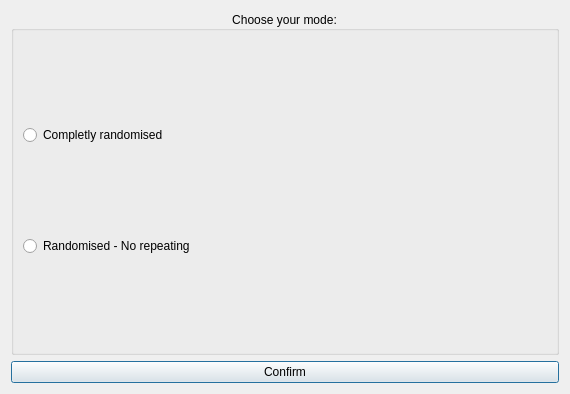
<?xml version="1.0" encoding="UTF-8"?>
<ui version="4.0">
 <class>mode_chooser</class>
 <widget class="QDialog" name="mode_chooser">
  <property name="geometry">
   <rect>
    <x>0</x>
    <y>0</y>
    <width>570</width>
    <height>394</height>
   </rect>
  </property>
  <property name="sizePolicy">
   <sizepolicy hsizetype="Minimum" vsizetype="Minimum">
    <horstretch>0</horstretch>
    <verstretch>0</verstretch>
   </sizepolicy>
  </property>
  <property name="windowTitle">
   <string>Form</string>
  </property>
  <layout class="QGridLayout" name="gridLayout_2">
   <item row="0" column="0">
    <layout class="QVBoxLayout" name="verticalLayout">
     <item>
      <widget class="QGroupBox" name="groupBox">
       <property name="sizePolicy">
        <sizepolicy hsizetype="Minimum" vsizetype="Minimum">
         <horstretch>0</horstretch>
         <verstretch>0</verstretch>
        </sizepolicy>
       </property>
       <property name="layoutDirection">
        <enum>Qt::LeftToRight</enum>
       </property>
       <property name="title">
        <string>Choose your mode:</string>
       </property>
       <property name="alignment">
        <set>Qt::AlignCenter</set>
       </property>
       <property name="flat">
        <bool>false</bool>
       </property>
       <layout class="QVBoxLayout" name="verticalLayout_2">
        <item>
         <widget class="QRadioButton" name="ButtonCRandom">
          <property name="text">
           <string>Completly randomised</string>
          </property>
         </widget>
        </item>
        <item>
         <widget class="QRadioButton" name="ButtonRandomNR">
          <property name="text">
           <string>Randomised - No repeating</string>
          </property>
         </widget>
        </item>
       </layout>
      </widget>
     </item>
    </layout>
   </item>
   <item row="1" column="0">
    <widget class="QPushButton" name="ButtonConfirm">
     <property name="text">
      <string>Confirm</string>
     </property>
    </widget>
   </item>
  </layout>
 </widget>
 <resources/>
 <connections/>
</ui>
